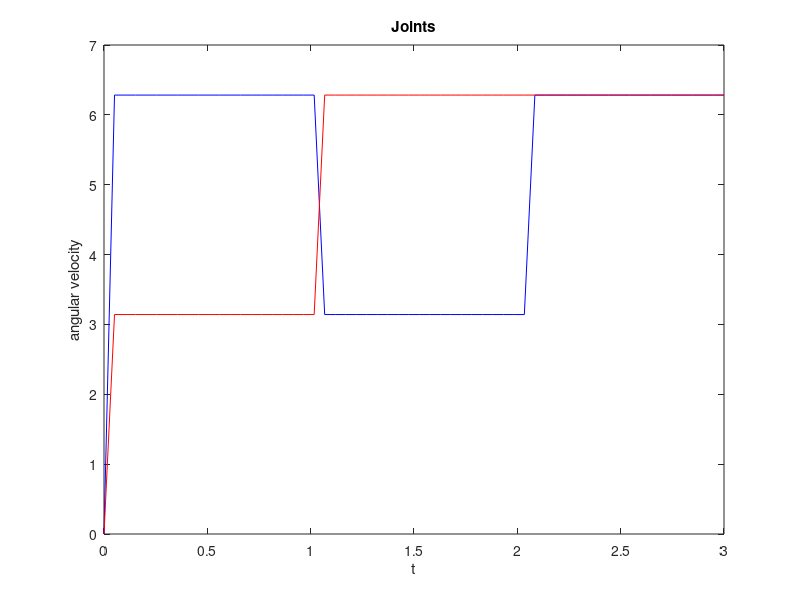
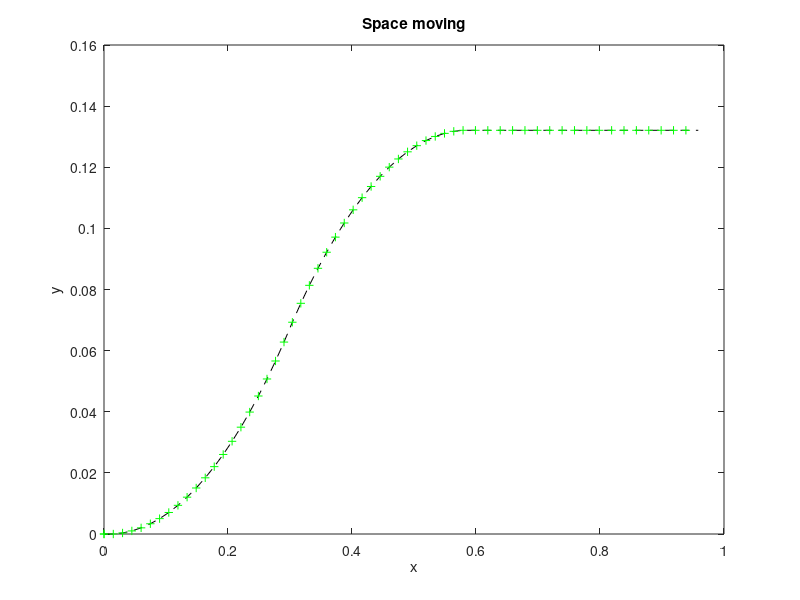

These charts were generated, in order, by the following MATLAB code:
# Differential drive kinematics model
wheel_radius = 0.0625;
wheel_track = 0.445208;

# initial conditions
x_0 = 0.0;
y_0 = 0.0;
theta_0 = 0.0;

# time vector and initializing x y and theta vectors
t = linspace(0,3,60);
dt = t(2)-t(1);

x = zeros(1, length(t));
y = zeros(1, length(t));
theta = zeros(1, length(t));

x(1) = x_0;
y(1) = y_0;
theta(1) = theta_0;

# Joints functions

omega_desired = 2*pi;

omega_l = [(ones(1, length(t)/3) * omega_desired/2.0) (ones(1, length(t)/3) * omega_desired) (ones(1, length(t)/3) * omega_desired)];
omega_r = [(ones(1, length(t)/3) * omega_desired) (ones(1, length(t)/3) * omega_desired/2.0) (ones(1, length(t)/3) * omega_desired)];


# Forward kinematics

velocities = [
              zeros(1, length(t));
              zeros(1, length(t));
              zeros(1, length(t))
             ];

for i=2:length(t)
  omega = [omega_r(i-1); omega_l(i-1)];

  velocities(:,i) = [
    wheel_radius/2.0 * cos(theta(i-1)), wheel_radius/2.0 * cos(theta(i-1));
    wheel_radius/2.0 * sin(theta(i-1)), wheel_radius/2.0 * sin(theta(i-1));
    wheel_radius/wheel_track, -wheel_radius/wheel_track
  ] * omega;

  x(i) = x(i-1) + velocities(1,i)*dt;
  y(i) = y(i-1) + velocities(2,i)*dt;
  theta(i) = theta(i-1) + velocities(3,i)*dt;
end


# Inverse Kinematics

vel_x_desired = velocities(1,:);
vel_y_desired = velocities(2,:);
theta_desired = atan2(vel_y_desired,vel_x_desired);
omega_z_desired = velocities(3,:);

joints = [
          zeros(1,length(t));
          zeros(1,length(t))
          ];

for i=1:length(t)
  joints(:,i) = [
    (1/(wheel_radius*cos(theta_desired(i)))), (wheel_track/(2.0*wheel_radius)); # RIGHT JOINT
    (1/(wheel_radius*cos(theta_desired(i)))), -(wheel_track/(2.0*wheel_radius)) # LEFT JOINT
  ]* [vel_x_desired(i); omega_z_desired(i)];
end

figure(1);
plot(t,joints(1,:),'b', t,joints(2,:),'r');
title("Joints");
xlabel('t');
ylabel('angular velocity');
hold on;

# calculate pose

x_estimate = zeros(1, length(t));
y_estimate = zeros(1, length(t));
theta_estimate = zeros(1, length(t));

x_estimate(1) = x_0;
y_estimate(1) = y_0;
theta_estimate(1) = theta_0;


for i=2:length(t)

  vels = [
    wheel_radius/2.0 * cos(theta_estimate(i-1)), wheel_radius/2.0 * cos(theta_estimate(i-1));
    wheel_radius/2.0 * sin(theta_estimate(i-1)), wheel_radius/2.0 * sin(theta_estimate(i-1));
    wheel_radius/wheel_track, -wheel_radius/wheel_track
  ] * joints(:,i-1);

  x_estimate(i) = x_estimate(i-1) + vels(1)*dt;
  y_estimate(i) = y_estimate(i-1) + vels(2)*dt;
  theta_estimate(i) = theta_estimate(i-1) + vels(3)*dt;
end

figure(2);
#plot(x_estimate,y_estimate,'g');
plot(x,y,'k--', x_estimate,y_estimate,'g++');
title("Space moving");
xlabel('x');
ylabel('y');
hold on;
